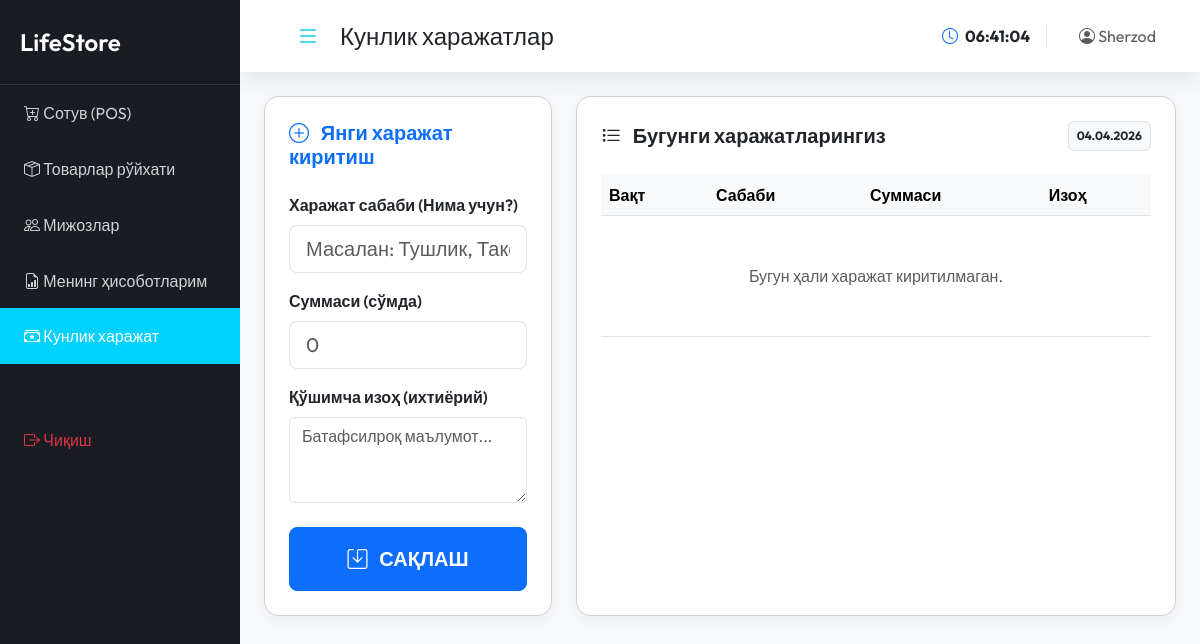
Page /cashier/expenses.php (signed in) on the earlier database version.
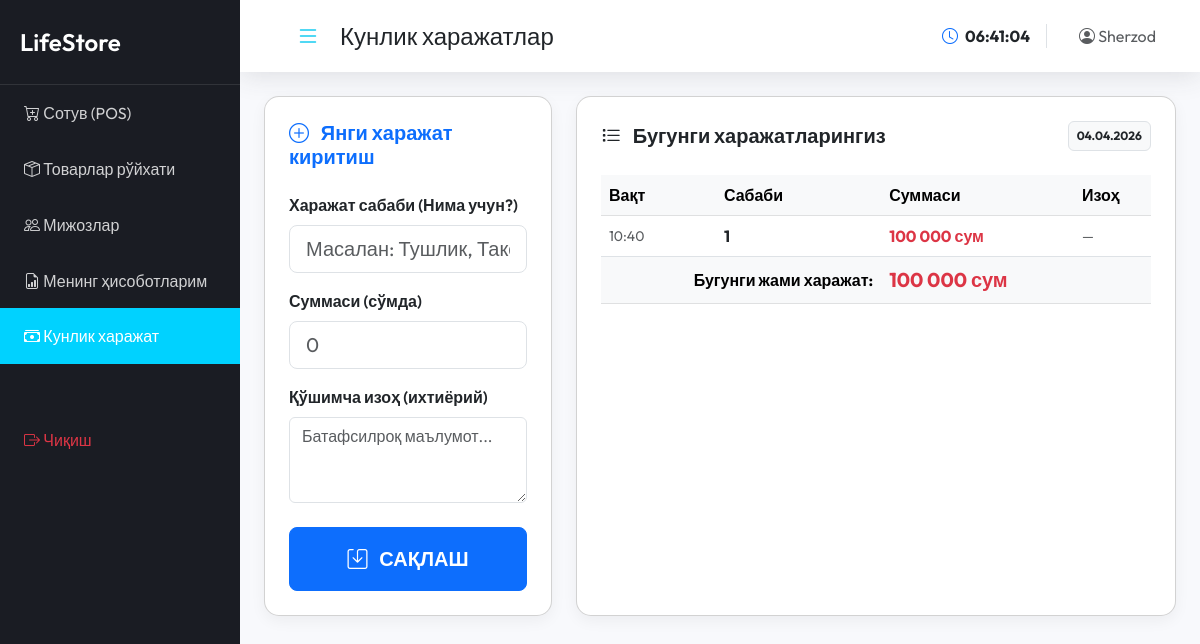
Same page on the later database version.
### tables this page shows
CREATE TABLE `expenses` (
  `id` int(11) NOT NULL,
  `user_id` int(11) DEFAULT NULL,
  `category` varchar(255) NOT NULL,
  `amount` decimal(15,2) NOT NULL,
  `description` text,
  `date` timestamp NULL DEFAULT CURRENT_TIMESTAMP
);

### config.php (called while the page is built, shortened)
<?php
function formatMoney($amount) {
    return number_format($amount, 0, '.', ' ') . " сум";
}
?>

### cashier/expenses.php (the view, shortened to what this page needs)
<?php
require_once 'layout.php';
?>
<div class="row">
    <div class="col-md-4">
        <div class="card pos-card p-4 h-100">
            <h5 class="fw-bold mb-4 text-primary"><i class="bi bi-plus-circle me-2"></i> Янги харажат киритиш</h5>
            <form method="POST">
                <div class="mb-3">
                    <label class="form-label fw-semibold">Харажат сабаби (Нима учун?)</label>
                    <input type="text" name="category" class="form-control form-control-lg" placeholder="Масалан: Тушлик, Такси, Хўжалик моллари..." required>
                </div>
                <div class="mb-3">
                    <label class="form-label fw-semibold">Суммаси (сўмда)</label>
                    <input type="number" name="amount" class="form-control form-control-lg" placeholder="0" required>
                </div>
                <div class="mb-4">
                    <label class="form-label fw-semibold">Қўшимча изоҳ (ихтиёрий)</label>
                    <textarea name="description" class="form-control" rows="3" placeholder="Батафсилроқ маълумот..."></textarea>
                </div>
                <button type="submit" name="add_expense" class="btn btn-primary btn-lg w-100 py-3 fw-bold">
                    <i class="bi bi-save me-2"></i> САҚЛАШ
                </button>
            </form>
        </div>
    </div>
    <div class="col-md-8">
        <div class="card pos-card p-4 h-100">
            <div class="d-flex justify-content-between align-items-center mb-4">
                <h5 class="fw-bold m-0"><i class="bi bi-list-task me-2"></i> Бугунги харажатларингиз</h5>
                <span class="badge bg-light text-dark border p-2"><?php echo date('d.m.Y'); ?></span>
            </div>
            <div class="table-responsive">
                <table class="table table-hover align-middle">
                    <thead class="table-light">
                        <tr>
                            <th>Вақт</th>
                            <th>Сабаби</th>
                            <th>Суммаси</th>
                            <th>Изоҳ</th>
                        </tr>
                    </thead>
                    <tbody>
                        <?php
                        $user_id = $_SESSION['user_id'];
                        $today = date('Y-m-d');
                        $sql = "SELECT * FROM expenses WHERE user_id = $user_id AND DATE(date) = '$today' ORDER BY date DESC";
                        $res = $conn->query($sql);
                        $total_today = 0;
                        if ($res->num_rows > 0):
                            while($row = $res->fetch_assoc()):
                                $total_today += $row['amount'];
                        ?>
                        <tr>
                            <td class="small text-muted"><?php echo date('H:i', strtotime($row['date'])); ?></td>
                            <td><span class="fw-bold"><?php echo $row['category']; ?></span></td>
                            <td class="text-danger fw-bold"><?php echo formatMoney($row['amount']); ?></td>
                            <td class="small text-muted italic"><?php echo $row['description'] ?: '—'; ?></td>
                        </tr>
                        <?php endwhile; ?>
                        <?php else: ?>
                        <tr>
                            <td colspan="4" class="text-center py-5 text-muted">Бугун ҳали харажат киритилмаган.</td>
                        </tr>
                        <?php endif; ?>
                    </tbody>
                    <?php if($total_today > 0): ?>
                    <tfoot class="table-light fw-bold">
                        <tr>
                            <td colspan="2" class="text-end">Бугунги жами харажат:</td>
                            <td class="text-danger fs-5"><?php echo formatMoney($total_today); ?></td>
                            <td></td>
                        </tr>
                    </tfoot>
                    <?php endif; ?>
                </table>
            </div>
        </div>
    </div>
</div>

Differences in the rows shown:
added expenses: date "10:40", category "1", amount "100 000 сум", description "—"
Other differences:
formatMoney($total_today): (not shown) → "100 000 сум"
text no longer shown: "Бугун ҳали харажат киритилмаган."
text now shown: "Бугунги жами харажат:"
